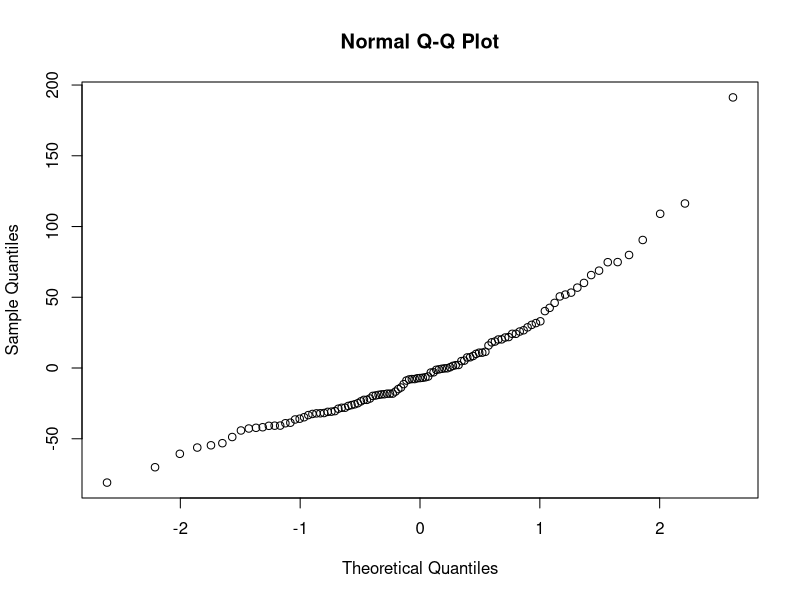
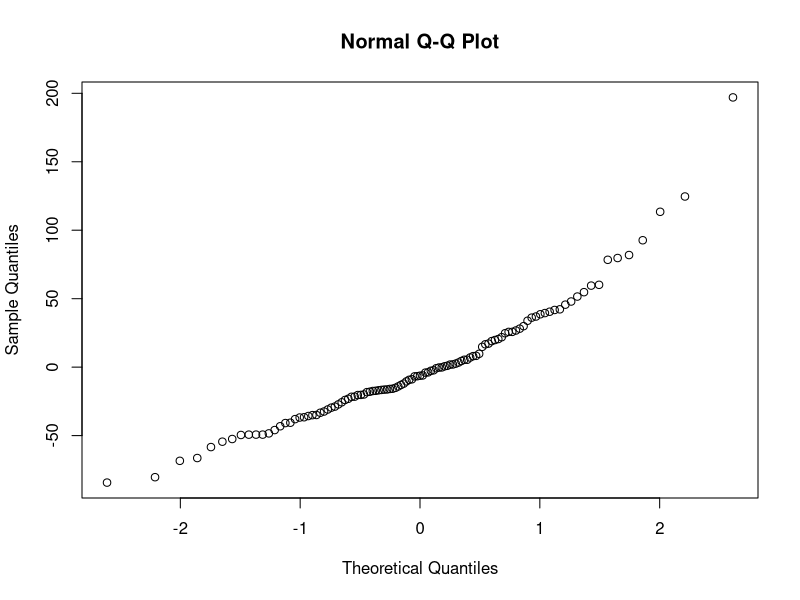
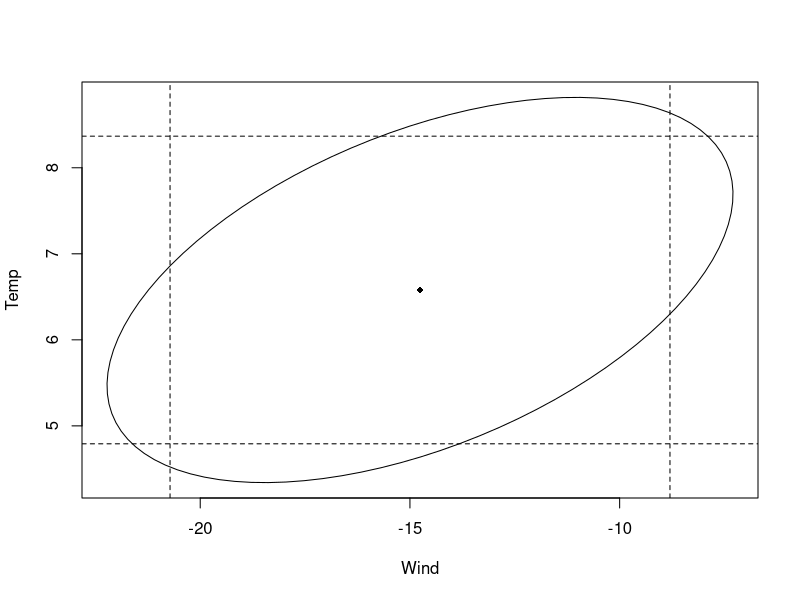
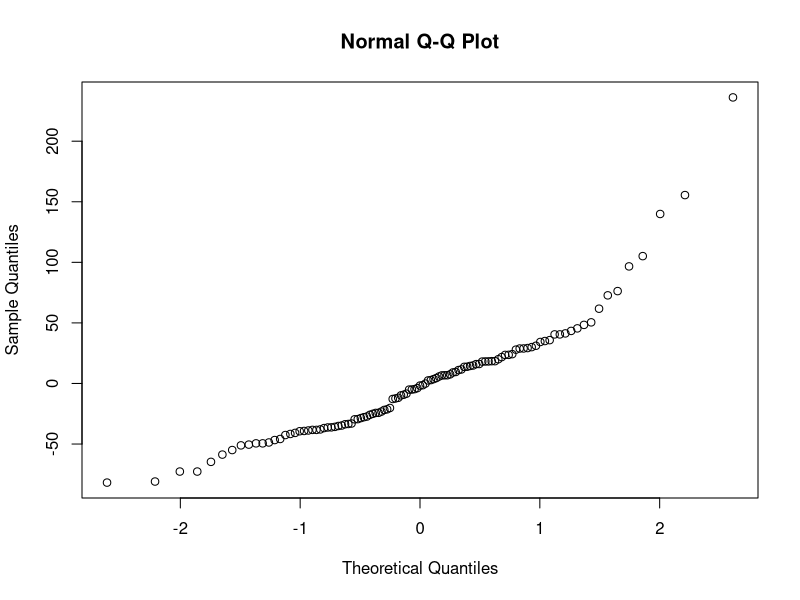
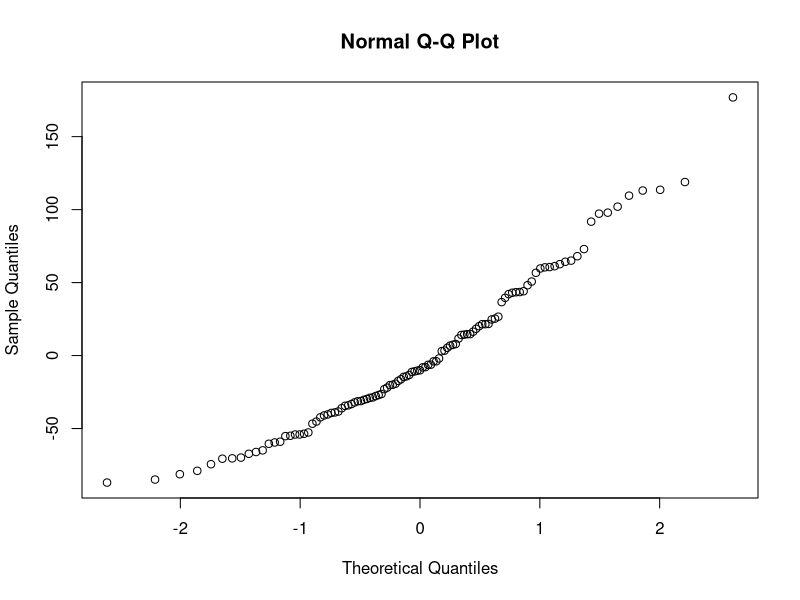
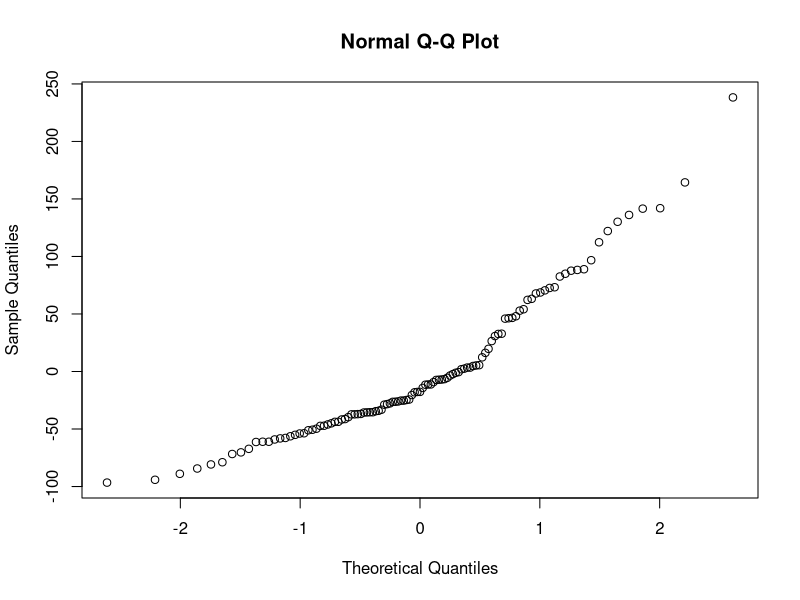
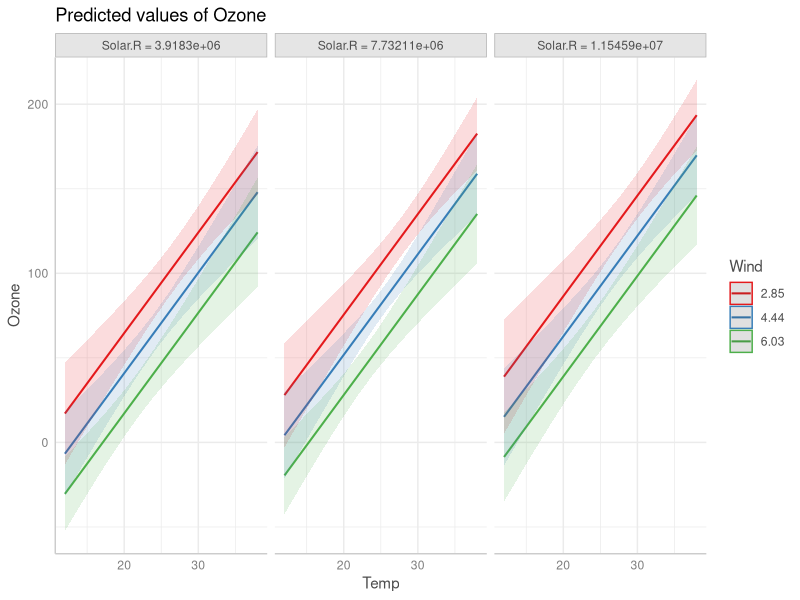

These figures' R source, in order:
### REGRESSIONE LINEARE MULTIPLA ###

data(airquality)
aria = na.omit(airquality)
data = aria[c(1,2,3,4)]

#CONVERSIONE DELLE VARIABILI IN SISTEMA INTERNAZIONALE DI MISURA
data$Ozone <- data$Ozone * 2 # converto da ppb a mug/m3
data$Solar.R <- data$Solar.R * 41840 # converto da Ly a J/m2
data$Wind <- round(data$Wind / 2.24, 3) # converto da mph a m/s
data$Temp <- round((data$Temp - 32) / 1.8, 3) # converto da farnheit a celsius

attach(data)

##  MODELLO DI REGRESSIONE LINEARE MULTIPLA ## 

# COMPLETO #
mq <- lm(Ozone ~ Solar.R + Wind + Temp)
summary(mq)
#plot(mq)
#RESIDUI
res <- mq$residuals
qqnorm(res)

#SIGMA
coef <- coef(mq)
sigma <- vcov(mq)

#INTERVALLI DI CONFIDENZA
confint(mq)

# t <- qt(0.975, mq$df)
# beta <- mq$coeff[c(2,3, 4)]
# std.beta <- summary(mq)$coeff[c(2,3,4),2]
# inf <- beta - t*std.beta
# sup <- beta + t*std.beta
# cbind(inf, sup)
# 
# #ELLISSOIDE DI CONFIDENZA
# library(ellipse)
# plot(ellipse(mq, c(2,3,4)), type="l")
# abline(v=c(inf[1], sup[1]), lty=2)
# abline(h=c(inf[2], sup[2]), lty=2)
# points(beta[1], beta[2],pch=18)

# RIDOTTO WIND + TEMP #
mq1 <- lm(Ozone ~ Wind + Temp)
summary(mq1)
#plot(mq1)

#RESIDUI
res1 <- mq1$residuals
qqnorm(res1)

#INTERVALLO DI CONFIDENZA
confint(mq1)

#ELLISSOIDE DI CONFIDENZA
t1 <- qt(0.975, mq1$df)
beta1 <- mq1$coeff[c(2,3)]
std.beta1 <- summary(mq1)$coeff[c(2,3),2]
inf1 <- beta1 - t1*std.beta1
sup1 <- beta1 + t1*std.beta1
cbind(inf1, sup1)

library(ellipse)
plot(ellipse(mq1, c(2,3)), type="l")
abline(v=c(inf1[1], sup1[1]), lty=2)
abline(h=c(inf1[2], sup1[2]), lty=2)
points(beta1[1], beta1[2], pch=18)

# RIDOTTO TEMP #
mq2 <- lm(Ozone ~ Temp)
summary(mq2)
#plot(mq2)
#RESIDUI
res2 <- mq2$residuals
qqnorm(res2)

#INTERVALLI DI CONFIDENZA
confint(mq2)

# RIDOTTO WIND #
mq3 <- lm(Ozone ~ Wind)
summary(mq3)
#plot(mq3)
#RESIDUI
res3 <- mq3$residuals
qqnorm(res3)

#INTERVALLI DI CONFIDENZA
confint(mq3)

# RIDOTTO SOLAR.R #
mq4 <- lm(Ozone ~ Solar.R)
summary(mq4)
#plot(mq4)
#RESIDUI
res4 <- mq4$residuals
qqnorm(res4)

#INTERVALLI DI CONFIDENZA
confint(mq4)


## TEST DEL RAPPORTO DI VEROSIMIGLIANZA ##
library(lmtest)
lrtest(mq1, mq) #nested vs complex
# 
# #Test del rapporto di verosimiglianza ricostruito analiticamente
# A <- logLik(mq1)
# B <- logLik(mq)
# teststat <- -2*(as.numeric(A) - as.numeric(B)) # df = dfB - dfA = 4 - 3 = 1
# p.val <- pchisq(teststat, df = 1, lower.tail = FALSE)
# p.val
# 
# lrtest(mq2, mq) # nested vs complex
# lrtest(mq2, mq1)  #nested vs complex

# summary(mq)
# summary(mq1)
# summary(mq2)
# summary(mq3)
# summary(mq4)

## PLOT ##
library(ggeffects)
plot(ggpredict(mq, c("Temp", "Wind", "Solar.R")))

#plot(mq)
#plot(mq1)
detach(data)
